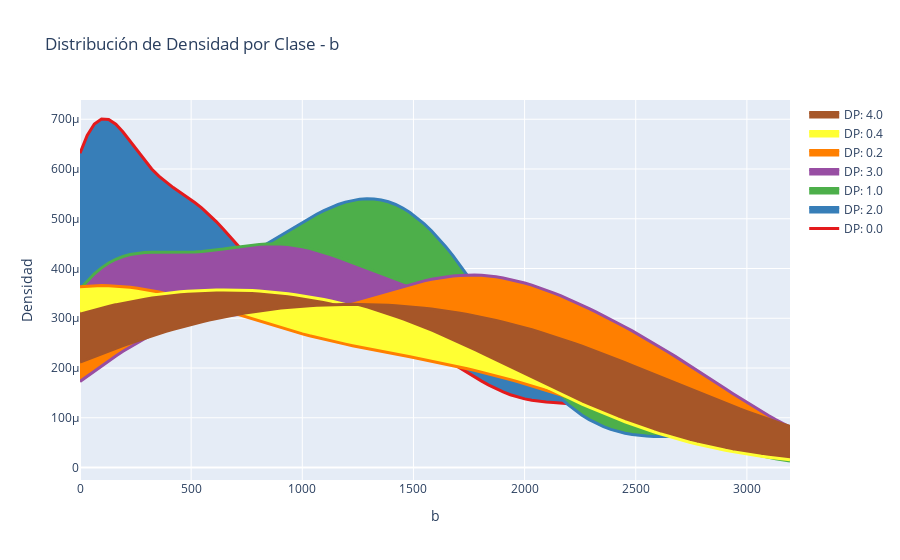

The notebook cell saved with this chart:
### Markdown cell above
### 3.5 Densidad

### Code cell
visualization.plot_interactive_density_multiclass(datos_imputados, column= 'b', class_column='DP')
